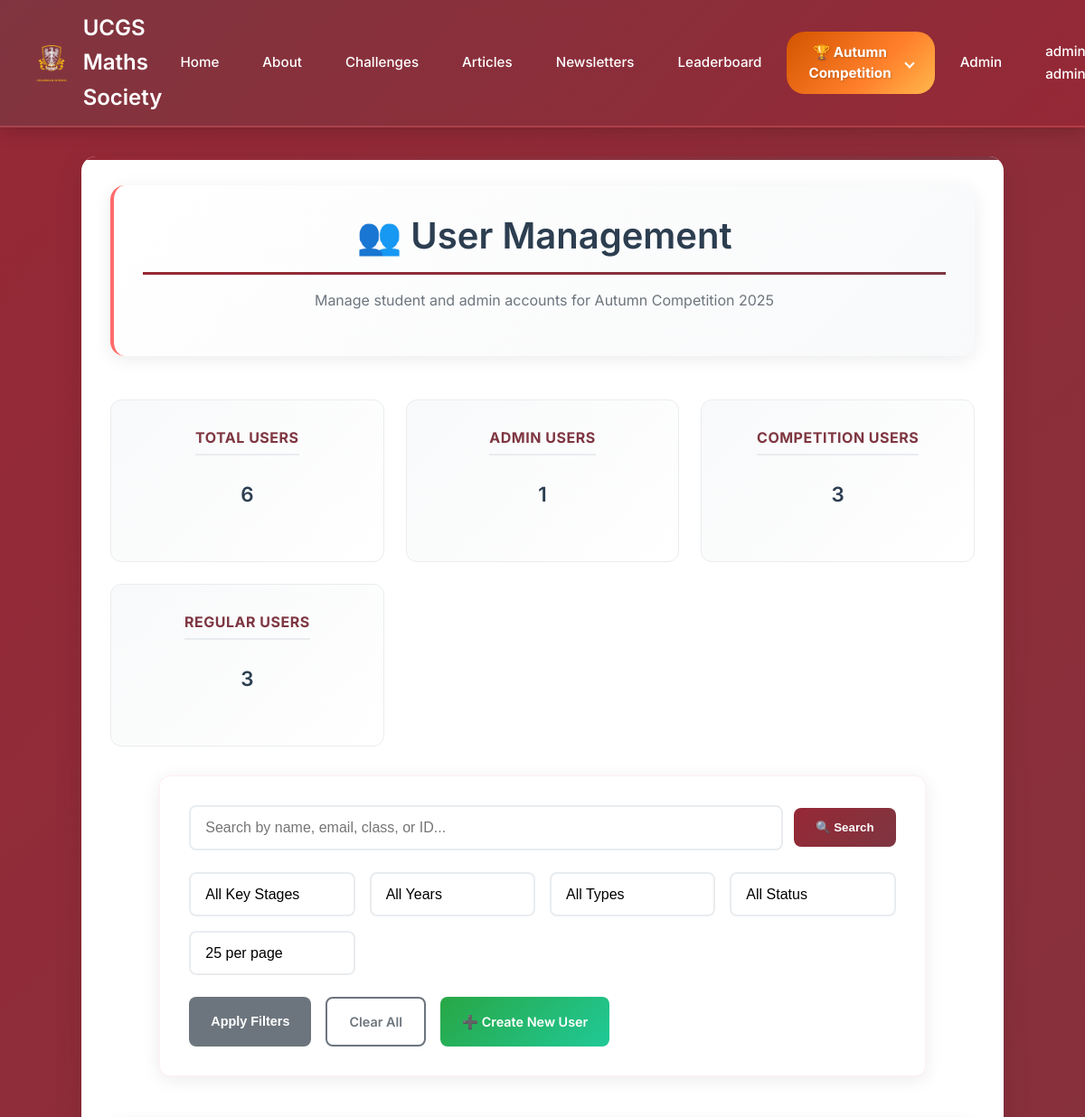
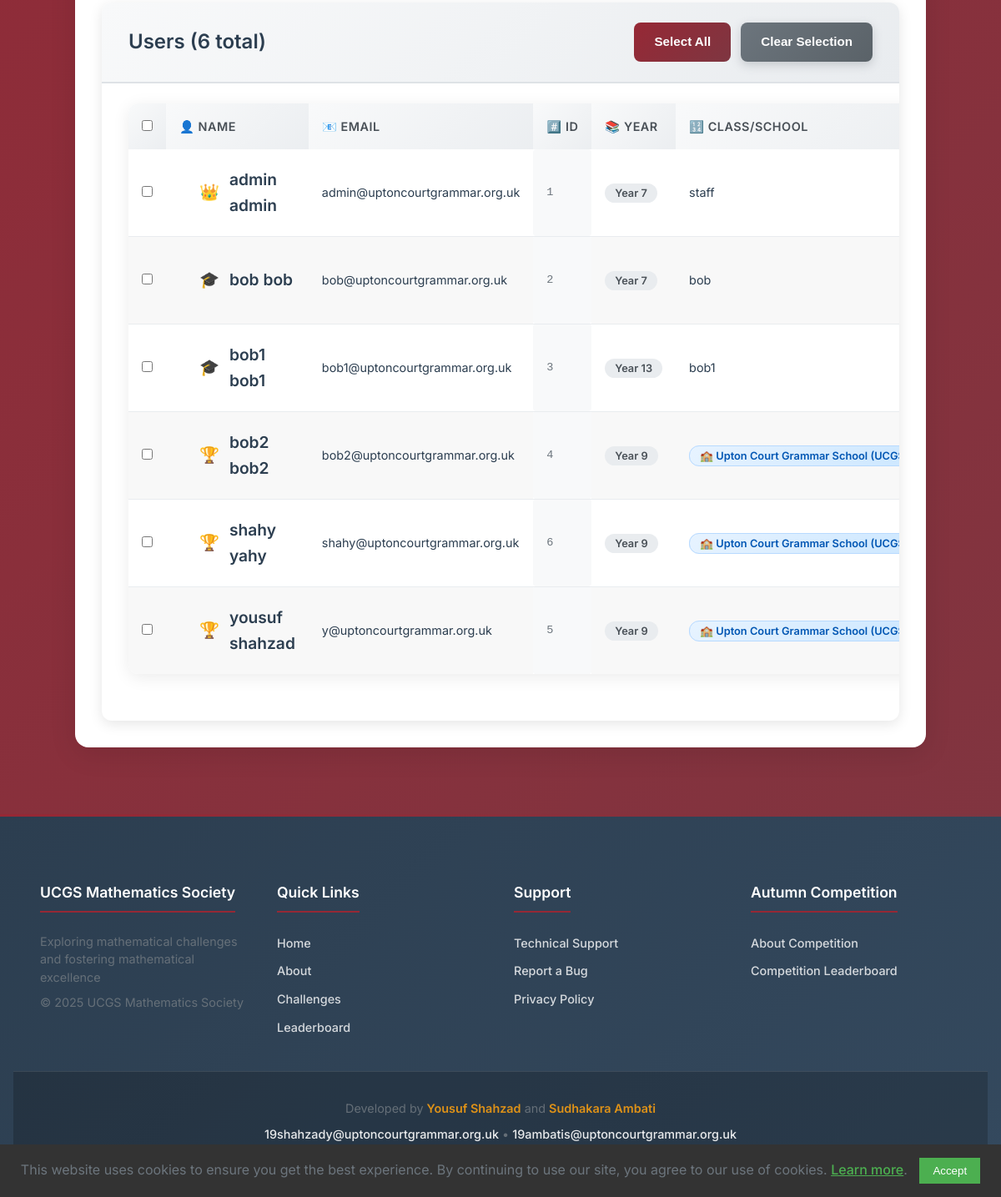
/admin/manage_users (signed in), run on the app's committed database (2 pictures, top to bottom).
### app/models.py (models this page shows, shortened)
class User(UserMixin, db.Model):
    __tablename__ = "users"
    id = db.Column(db.Integer, primary_key=True)
    full_name = db.Column(db.String(100), nullable=False, index=True)
    email = db.Column(db.String(120), unique=True, nullable=False, index=True)
    year = db.Column(db.Integer)
    maths_class = db.Column(db.String(100))
    password_hash = db.Column(db.String(128))
    is_admin = db.Column(db.Boolean, default=False, nullable=False)
    key_stage = db.Column(db.String(3), nullable=False, index=True)
    school_id = db.Column(db.Integer, db.ForeignKey('school.id'), nullable=True, index=True)
    is_competition_participant = db.Column(db.Boolean, default=False, nullable=False)
    submissions = db.relationship(
        "AnswerSubmission",
        back_populates="user",
        lazy="dynamic",
        cascade="all, delete-orphan"
    )
    articles = db.relationship(
        "Article",
        back_populates="author",
        lazy="dynamic",
        cascade="all, save-update"
    )

class School(db.Model):
    __tablename__ = "school"
    id = db.Column(db.Integer, primary_key=True)
    name = db.Column(db.String(100), nullable=False, unique=True, index=True)
    email_domain = db.Column(db.String(100), nullable=True)
    address = db.Column(db.String(200), nullable=True)
    date_joined = db.Column(db.DateTime, default=datetime.datetime.now, nullable=False)
    users = db.relationship('User', backref='school', lazy='dynamic')

### app/admin/routes.py (the view, shortened to what this page needs)
@bp.route("/admin/manage_users")
@login_required
@admin_required
def manage_users():
    page = request.args.get('page', 1, type=int)
    per_page = request.args.get('per_page', 25, type=int)
    search = request.args.get('search', '', type=str)
    key_stage_filter = request.args.get('key_stage', '', type=str)
    year_filter = request.args.get('year', '', type=str)
    user_type_filter = request.args.get('user_type', '', type=str)
    admin_filter = request.args.get('admin_status', '', type=str)
    per_page = min(per_page, 100)  # Max 100 users per page
    query = User.query
    if key_stage_filter and key_stage_filter != 'all':
        query = query.filter(User.key_stage == key_stage_filter)
    if year_filter and year_filter != 'all':
        try:
            year_int = int(year_filter)
            query = query.filter(User.year == year_int)
        except ValueError:
            pass
    if user_type_filter and user_type_filter != 'all':
        if user_type_filter == 'competition':
            query = query.filter(User.is_competition_participant == True)
        elif user_type_filter == 'regular':
            query = query.filter(User.is_competition_participant == False)
    if admin_filter and admin_filter != 'all':
        if admin_filter == 'admin':
            query = query.filter(User.is_admin == True)
        elif admin_filter == 'user':
            query = query.filter(User.is_admin == False)
    query = query.order_by(User.full_name.asc())
    users_pagination = query.paginate(
        page=page,
        per_page=per_page,
        error_out=False
    )
    total_users = User.query.count()
    admin_users = User.query.filter(User.is_admin == True).count()
    competition_users = User.query.filter(User.is_competition_participant == True).count()
    available_years = db.session.query(User.year).distinct().filter(User.year.isnot(None)).order_by(User.year).all()
    available_years = [year[0] for year in available_years]
    available_key_stages = db.session.query(User.key_stage).distinct().order_by(User.key_stage).all()
    available_key_stages = [ks[0] for ks in available_key_stages]
    return render_template(
        "admin/manage_users.html",
        title="Manage Users",
        users=users_pagination.items,
        pagination=users_pagination,
        total_users=total_users,
        admin_users=admin_users,
        competition_users=competition_users,
        regular_users=total_users - competition_users,
        available_years=available_years,
        available_key_stages=available_key_stages,
        current_filters={
            'search': search,
            'key_stage': key_stage_filter,
            'year': year_filter,
            'user_type': user_type_filter,
            'admin_status': admin_filter,
            'per_page': per_page
        }
    )

### app/__init__.py (called while the page is built)
def initialize_extensions(app):
    ckeditor.init_app(app)
    db.init_app(app)
    login_manager.init_app(app)
    migrate.init_app(app, db, render_as_batch=True)
    from app.models import User
    @login_manager.user_loader
    def load_user(user_id):
        return User.query.get(int(user_id))

### app/admin/routes.py (called while the page is built)
def admin_required(f):
    @wraps(f)
    def decorated_function(*args, **kwargs):
        if not current_user.is_admin:
            flash("You do not have permission to access this page.")
            return redirect(url_for("main.home"))
        return f(*args, **kwargs)
    return decorated_function

### app/templates/admin/manage_users.html (shortened to what this page needs)
{% extends "base.html" %}
{% block content %}
<div class="container">
    <div class="page-header">
        <h1>👥 User Management</h1>
        <p>Manage student and admin accounts for Autumn Competition 2025</p>
    </div>
    <div class="stats-grid">
        <div class="stats-card total-users">
            <h3>Total Users</h3>
            <p>{{ total_users }}</p>
        </div>
        <div class="stats-card admin-users">
            <h3>Admin Users</h3>
            <p>{{ admin_users }}</p>
        </div>
        <div class="stats-card competition-users">
            <h3>Competition Users</h3>
            <p>{{ competition_users }}</p>
        </div>
        <div class="stats-card regular-users">
            <h3>Regular Users</h3>
            <p>{{ regular_users }}</p>
        </div>
    </div>
    <div class="user-controls-panel">
        <form method="GET" id="userFiltersForm" class="user-filters-form">
            <div class="filter-row">
                <div class="search-group">
                    <input type="text"
                           name="search"
                           value="{{ current_filters.search }}"
                           placeholder="Search by name, email, class, or ID..."
                           class="search-input"
                           id="searchInput">
                    <button type="submit" class="search-btn">🔍 Search</button>
                </div>
                <div class="filter-group">
                    <select name="key_stage"">
                        <option value="">All Key Stages</option>
                    </select>
                    <select name="year">
                        <option value="">All Years</option>
                    </select>
                    <select name="user_type">
                        <option value="">All Types</option>
                    </select>
                    <select name="admin_status">
                        <option value="">All Status</option>
                    </select>
                    <select name="per_page">
                        <option value="25" {% if current_filters.per_page == 25 %}selected{% endif %}>25 per page</option>
                    </select>
                </div>
                <div class="action-group">
                    <button type="submit" class="filter-btn">Apply Filters</button>
                    <a href="{{ url_for('admin.manage_users') }}" class="clear-btn">Clear All</a>
                    <a href="{{ url_for('admin.create_user') }}" class="create-user-btn">➕ Create New User</a>
                </div>
            </div>
        </form>
    </div>
    <div class="table-container">
        <div class="table-header">
            <h2>Users ({{ pagination.total }} total)</h2>
            <div class="table-controls">
                <button onclick="selectAll()" class="button">Select All</button>
                <button onclick="clearSelection()" class="button button-secondary">Clear Selection</button>
            </div>
        </div>
        <div class="table-responsive">
            <table class="users-table">
                <thead>
                    <tr>
                        <th class="select-col">
                            <input type="checkbox" id="selectAllCheckbox" onchange="toggleAllSelection(this)">
                        </th>
                        <th>👤 Name</th>
                        <th>📧 Email</th>
                        <th>#️⃣ ID</th>
                        <th>📚 Year</th>
                        <th>🔢 Class/School</th>
                    </tr>
                </thead>
                <tbody>
                    {% for user in users %}
                        <tr class="user-row" data-user-id="{{ user.id }}">
                            <td class="select-col">
                                <input type="checkbox" class="user-checkbox" value="{{ user.id }}" onchange="updateBulkActions()">
                            </td>
                            <td class="user-name">
                                <div class="user-info">
                                    <span class="user-icon">
                                        {% if user.is_admin %}👑{% elif user.is_competition_participant %}🏆{% else %}🎓{% endif %}
                                    </span>
                                    <span class="name">{{ user.full_name }}</span>
                                </div>
                            </td>
                            <td class="user-email">
                                <span class="email">{{ user.email }}</span>
                            </td>
                            <td class="user-id">{{ user.id }}</td>
                            <td class="user-year">
                                <span class="year-badge">Year {{ user.year }}</span>
                            </td>
                            <td class="user-class">
                                {% if user.is_competition_participant and user.school %}
                                    <span class="school-badge">🏫 {{ user.school.name }}</span>
                                {% else %}
                                    {{ user.maths_class or '—' }}
                                {% endif %}
                            </td>
                        </tr>
                    {% endfor %}
                </tbody>
            </table>
        </div>
    </div>
</div>
{% endblock %}

### app/templates/base.html (shortened to what this page needs)
<!DOCTYPE html>
<html lang="en">
    <head>
        <link rel="stylesheet" href="{{ url_for('static', filename='css/styles.min.css') }}">
        <link rel="stylesheet" href="https://cdnjs.cloudflare.com/ajax/libs/mathquill/0.10.1/mathquill.min.css">
</head>
<body>
    <header>
        <nav class="nav-container">
            <a href="{{ url_for('main.home') }}" class="nav-logo">
                <img src="{{ url_for('static', filename='images/crest.png') }}" alt="UCGS Crest">
                <span>UCGS Maths Society<span>
            </a>
            <ul class="nav-menu" id="navMenu">
                <li><a href="{{ url_for('main.home') }}">Home</a></li>
                <li><a href="{{ url_for('main.about') }}">About</a></li>
                <li><a href="{{ url_for('main.challenges') }}">Challenges</a></li>
                <li><a href="{{ url_for('main.articles') }}">Articles</a></li>
                <li><a href="{{ url_for('main.newsletters') }}">Newsletters</a></li>
                <li><a href="{{ url_for('main.leaderboard') }}">Leaderboard</a></li>
                <li class="dropdown">
                    <a href="#" class="dropdown-toggle button summer-competition-link">
                        🏆 Autumn Competition
                        <span class="dropdown-arrow"></span>
                    </a>
                </li>
                {% if current_user.is_anonymous %}
                    <li class="nav-auth"><a href="{{ url_for('auth.login') }}" class="" style="margin-top: 0">Login</a></li>
                    <li class="nav-auth"><a href="{{ url_for('auth.register') }}" class="">Register</a></li>
                    <li class="nav-auth"><a href="#" onclick="showSupportModal()" class="support-link">Support</a></li>
                {% else %}
                    {% if current_user.is_admin %}
                        <li><a href="{{ url_for('admin.admin_index') }}">Admin</a></li>
                    {% endif %}
                    <li class="dropdown">
                        <a href="#" class="dropdown-toggle">
                            {{ current_user.full_name }}
                        </a>
                    </li>
                {% endif %}
            </ul>
        </nav>
    </header>
    <main>
        {% block content %}{% endblock %}
    </main>
    <footer>
        <div class="footer-content">
            <div class="footer-section">
                <h4>UCGS Mathematics Society</h4>
                <p>Exploring mathematical challenges and fostering mathematical excellence</p>
                <p>&copy; 2025 UCGS Mathematics Society</p>
            </div>
            <div class="footer-section">
                <h4>Quick Links</h4>
                <ul>
                    <li><a href="{{ url_for('main.home') }}">Home</a></li>
                    <li><a href="{{ url_for('main.about') }}">About</a></li>
                    <li><a href="{{ url_for('main.challenges') }}">Challenges</a></li>
                    <li><a href="{{ url_for('main.leaderboard') }}">Leaderboard</a></li>
                </ul>
            </div>
            <div class="footer-section">
                <h4>Support</h4>
                <ul>
                    <li><a href="#" onclick="showSupportModal()">Technical Support</a></li>
                    <li><a href="https://forms.cloud.microsoft/e/t2UThSWiVU" target="_blank">Report a Bug</a></li>
                    <li><a href="{{ url_for('main.privacy_policy') }}">Privacy Policy</a></li>
                </ul>
            </div>
            <div class="footer-section">
                <h4>Autumn Competition</h4>
                <ul>
                    <li><a href="{{ url_for('main.summer_about') }}">About Competition</a></li>
                    <li><a href="{{ url_for('main.summer_leaderboard') }}">Competition Leaderboard</a></li>
                </ul>
            </div>
        </div>
        <div class="footer-bottom">
            <div class="footer-credits">
                <p>Developed by <strong>Yousuf Shahzad</strong> and <strong>Sudhakara Ambati</strong></p>
                <p>
                    <a href="mailto:19shahzady@uptoncourtgrammar.org.uk">19shahzady@uptoncourtgrammar.org.uk</a> •
                    <a href="mailto:19ambatis@uptoncourtgrammar.org.uk">19ambatis@uptoncourtgrammar.org.uk</a>
                </p>
            </div>
        </div>
    </footer>
    <div id="cookie-consent-banner" class="cookie-banner">
        <p>
            This website uses cookies to ensure you get the best experience. By continuing to use our site, you agree to our use of cookies.
            <a href="{{ url_for('main.privacy_policy') }}">Learn more</a>.
        </p>
        <button id="accept-cookies" class="cookie-button">Accept</button>
    </div>
</body>
</html>

### data on the page
User: full_name "admin admin", email "admin@uptoncourtgrammar.org.uk", id "1", year "7", maths_class "staff"
User: full_name "bob bob", email "bob@uptoncourtgrammar.org.uk", id "2", year "7", maths_class "bob"
User: full_name "bob1 bob1", email "bob1@uptoncourtgrammar.org.uk", id "3", year "13", maths_class "bob1"
User: full_name "bob2 bob2", email "bob2@uptoncourtgrammar.org.uk", id "4", year "9", school.name "Upton Court Grammar School…"
User: full_name "shahy yahy", email "shahy@uptoncourtgrammar.org.uk", id "6", year "9", school.name "Upton Court Grammar School…"
User: full_name "yousuf shahzad", email "y@uptoncourtgrammar.org.uk", id "5", year "9", school.name "Upton Court Grammar School…"

### other printed values
{{ total_users }} "6"
{{ admin_users }} "1"
{{ competition_users }} "3"
{{ regular_users }} "3"
{{ pagination.total }} "6"
